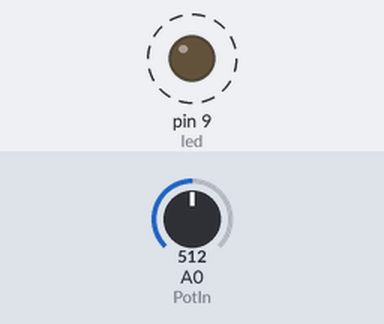
A sketch run on a simulated Arduino Uno, built with avr-gcc and run on an emulated ATmega328P. On the bench: output pins drawn as LEDs (lit = HIGH). Dashed ring = blinking. Inputs (shaded band) come from the test bench; at power-on: A0 (PotIn) = 512.

Above: at 1.8 s.
1.9 s: A0 (PotIn) set to 0
At 3.2 s:
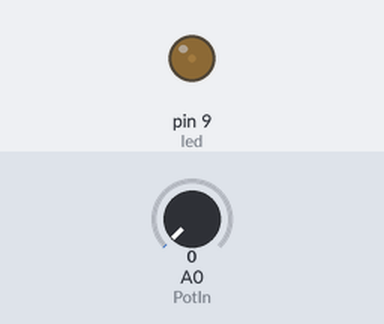
3.6 s: A0 (PotIn) set to 122
At 3.9 s:
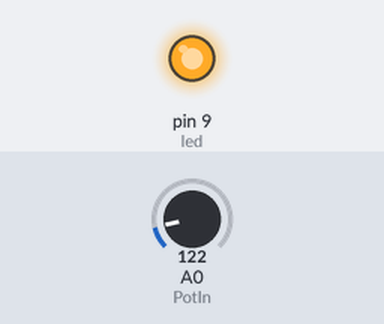
Timing chart, 0 to 13.1 s (numbered marks = the images above; inputs shaded):
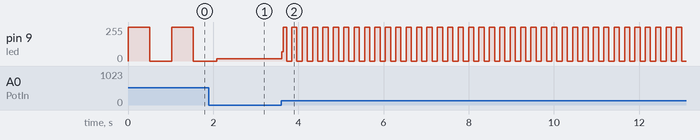

Measured:
- after the input at 3.6 s, pin 9 (led): 18/255 → 69/255 at once, then moves between 0/255 and 255/255, repeating every 0.24 s
- by itself, pin 9 (led): alternates 255/255 for 0.51 s and 0/255 for 0.51 s

The sketch:

Adustable_Twin_LED_Flasher_sketch.ino
```cpp
/*
Adjustable Twin LED Flasher
Two LEDs will flash at a specified rate
based on the 10K potentiometer setting.
01 Jan 2013
by Don Wilcher
*/
// Two LEDs with 330 ohm series resistors wired
// in parallel connected to pin 9.
int led = 9; // pin D9 assigned to led variable.
// A 10K potentiometer center pin wired to pin A0.
// One pin is wired to +5V with the other connected to GND.
int PotIn = A0; // pin A0 assigned to PotIn variable.
int Flash; // Flash variable to be used with "delay" instruction.
// the setup routine runs once when you press reset:

void setup() {
// initialize the digital pin as an output:
pinMode(led, OUTPUT);
// initialize the analog pin as an input:
pinMode(PotIn, INPUT);
}

// the loop routine runs over and over again forever:
void loop() {
Flash =analogRead(PotIn); // read 10K pot, store value in Flash variable
digitalWrite(led, HIGH); // turn the LED on (HIGH voltage level = on)
delay(Flash); // wait for a Flash time delay in seconds
digitalWrite(led, LOW); // turn the LED off by making the voltage LOW
delay(Flash); // wait for a Flash time delay in seconds
}
```
